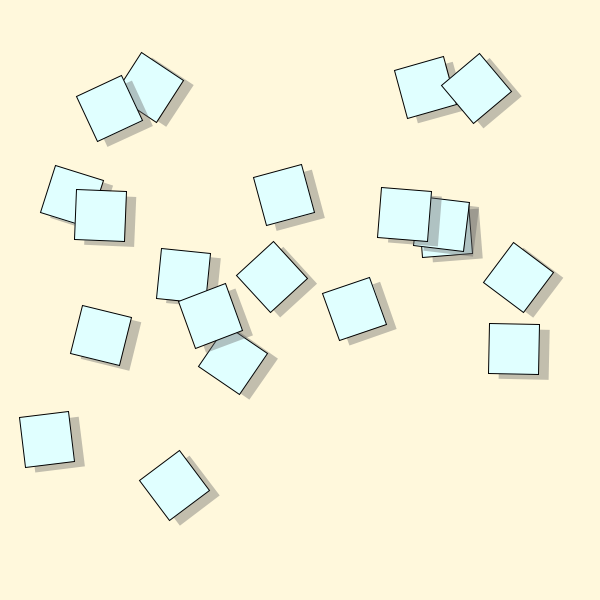
Frame 1 (no input)
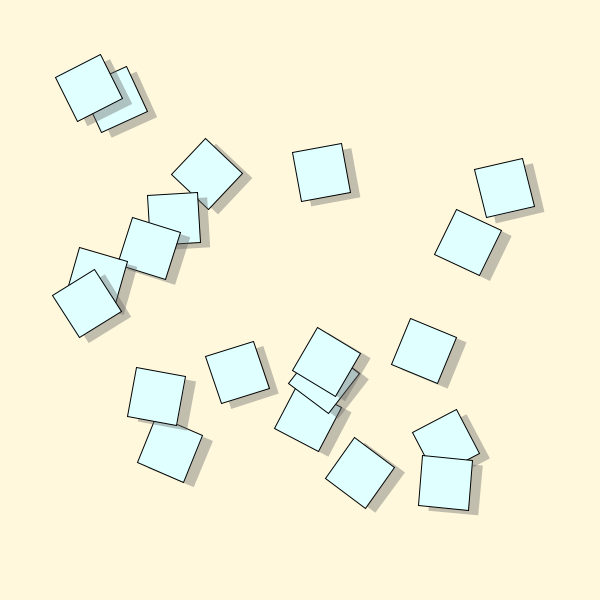
Frame 2 (the mouse pressed at the canvas centre, redrawn once)

The Processing sketch that drew these frames (run headless with seeded random() and noise(); the mouse was pressed at the canvas centre and the sketch redrawn once):

// Processing sketch: genuary22
// ── genuary22.pde
// #genuary2023
// #genuary22

// JAN. 22: Shadows
// Code by: khanhf-ng820

void setup() {
  size(600, 600);
}

void draw() {
  background(255,248,220);
  
  for (int i = 0; i < 20; i++) {
    float a = random(TWO_PI);
    float x = random(50, width-50);
    float y = random(50, height-50);
    
    push();
    
    translate(x, y);
    rotate(a);
    noStroke();
    fill(100, 100);
    square(0, 0, 50);
    
    rotate(-a);
    translate(-10, -5);
    
    rotate(a);
    stroke(1);
    fill(224, 255, 255);
    square(0, 0, 50);
    
    pop();
  }
  noLoop();
}
